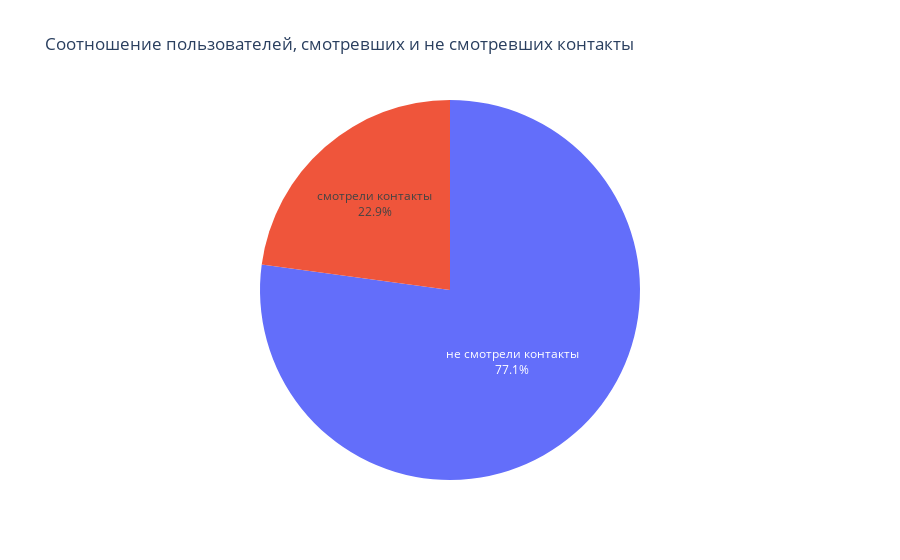

Notebook code for this chart:
### Markdown cell above
#### Опишем соотношение пользователей, смотревших и не смотревших контакты

### Code cell
users_with_contacts_show = df[df['event_name'] == 'contacts_show']['user_id'].nunique()
other_users = df['user_id'].nunique() - users_with_contacts_show

fig = go.Figure(data=[go.Pie(
                            labels=['смотрели контакты', 'не смотрели контакты'], 
                            values=[users_with_contacts_show, other_users], 
                            textinfo='label+percent')])
fig.update_layout(title_text = 'Соотношение пользователей, смотревших и не смотревших контакты', 
                  showlegend = False)
fig.show()

### Figure 1 — Plotly figure (JSON) as saved in the notebook; plotly's stock layout.template omitted (floating-point values rounded to 4 significant figures)
{"data": [{"labels": ["смотрели контакты", "не смотрели контакты"], "textinfo": "label+percent", "type": "pie", "values": [981, 3312]}], "layout": {"showlegend": false, "title": {"text": "Соотношение пользователей, смотревших и не смотревших контакты"}}}
